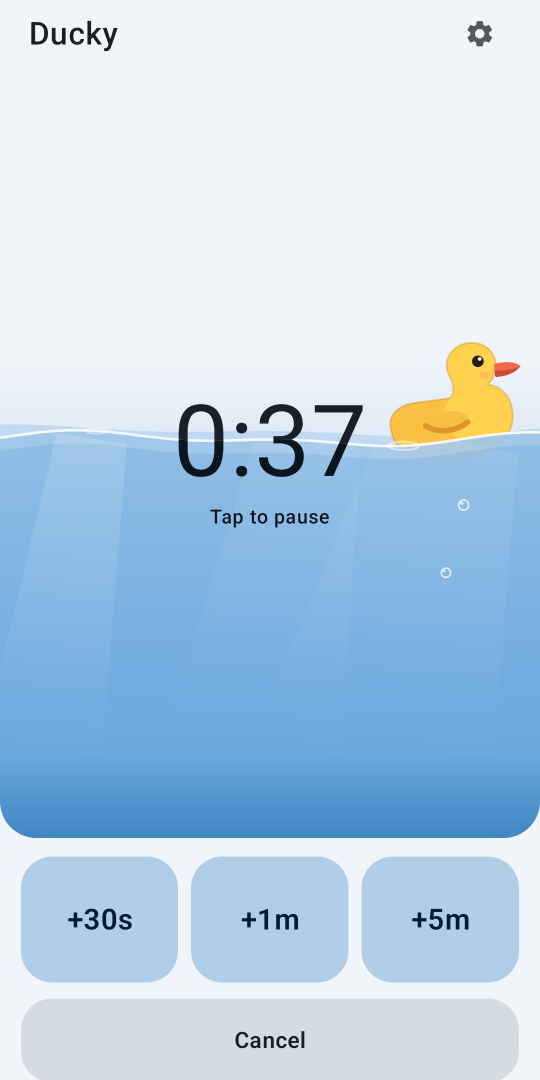
#> input picture tools/readme-images/screenshots/phone-01-pond-running.png, 1080 x 2160 px (shown at 1/2 size)
$ python readme_images.py screenshots/phone-01-pond-running.png
#> lines starting #> are read from the running program, lines starting #| are printed output that depends on the picture; after the words box and inside, x2 and y2 are one past the last pixel; in counts of white or black regions, pixels touching at a corner belong together
#!/usr/bin/env python3
"""Rebuild the README images in docs/images/ from the screenshots beside this script.

    uv run --no-project --with pillow python tools/readme-images/readme_images.py

Sources are in screenshots/: phone captures (1080 x 2160) and a 10-inch tablet
capture in landscape (2560 x 1600), all from release builds on the Android
emulator with the status bar in demo mode. Outputs keep the file names and
pixel sizes the README uses:

  pond.png, alarm.png, settings.png  phone shots at 540 x 1080
  widgets.png                        the four-widget home screen at 540 x 850
  large-screen.png                   the two-pane pond at 1280 x 720
  hero.png                           1951 x 960: the two-pane window, the
                                     phone pond and the widgets on the sky to
                                     cream gradient, rounded with a soft shadow

icon.png is not made here (it comes from the launcher icon pipeline).
"""
from __future__ import annotations

import sys
from pathlib import Path

from PIL import Image, ImageDraw, ImageFilter

HERE = Path(__file__).resolve().parent
ROOT = HERE.parent.parent
SRC = HERE / "screenshots"
OUT = ROOT / "docs" / "images"

# The tablet capture is 16:10; this crop keeps the app's own content at 16:9
# and leaves out the status bar and the gesture handle.
TABLET_CROP = (0, 72, 2560, 1512)

HERO_SIZE = (1951, 960)
SKY, CREAM = (191, 227, 243), (254, 246, 236)
RADIUS = 36
SHADOW_OFFSET, SHADOW_BLUR, SHADOW_ALPHA = 12, 18, 80


def rgb(path: Path) -> Image.Image:
    im = Image.open(path)
#> im is the input picture: PIL image 1080x2160 RGB; mean R, G, B 185.5, 210.3, 231.5
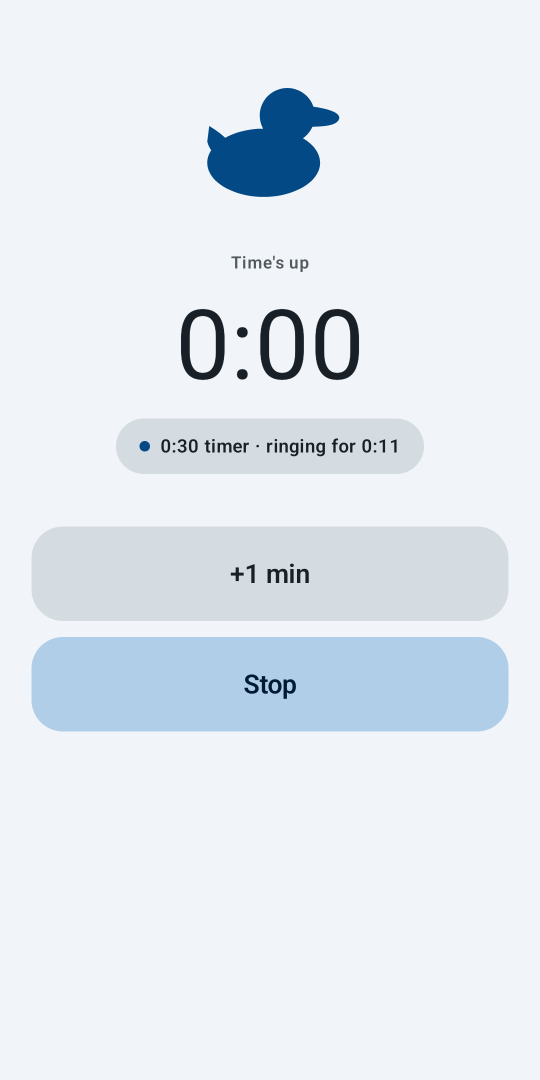
#> input picture tools/readme-images/screenshots/phone-02-alarm.png, 1080 x 2160 px (shown at 1/2 size)
#> in rgb, im is the input picture: PIL image 1080x2160 RGB; mean R, G, B 227.3, 234.6, 241.3
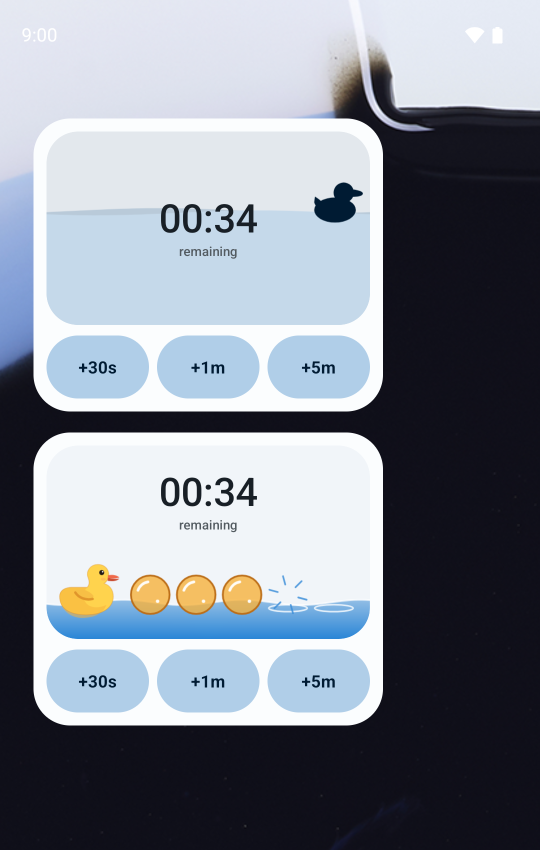
#> input picture tools/readme-images/screenshots/phone-03-widgets.png, 1080 x 1700 px (shown at 1/2 size)
#> in rgb, im is the input picture: PIL image 1080x1700 RGB; mean R, G, B 131.9, 138.1, 148.6
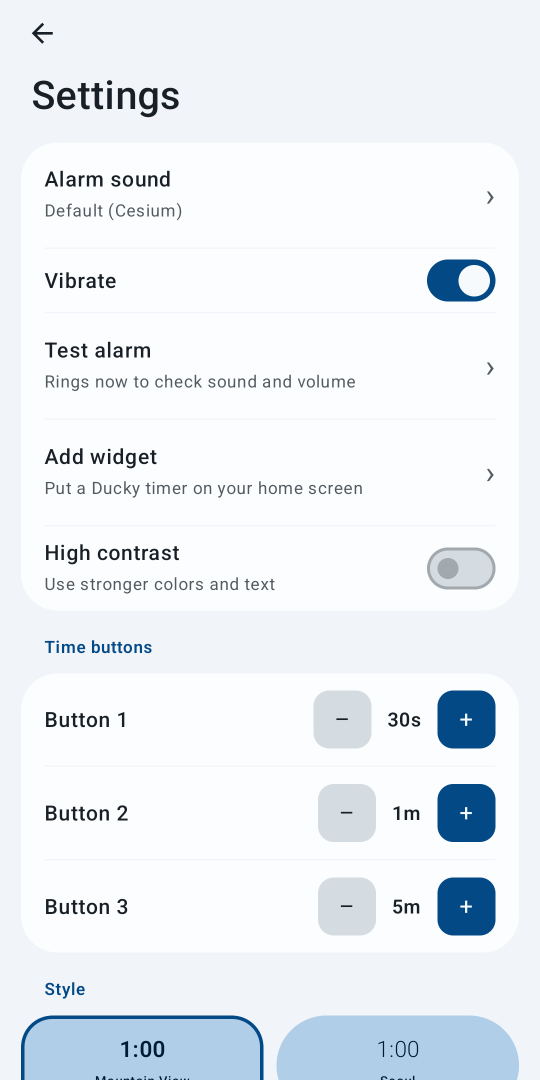
#> input picture tools/readme-images/screenshots/phone-04-settings.png, 1080 x 2160 px (shown at 1/2 size)
#> in rgb, im is the input picture: PIL image 1080x2160 RGB; mean R, G, B 234.3, 240, 244.6
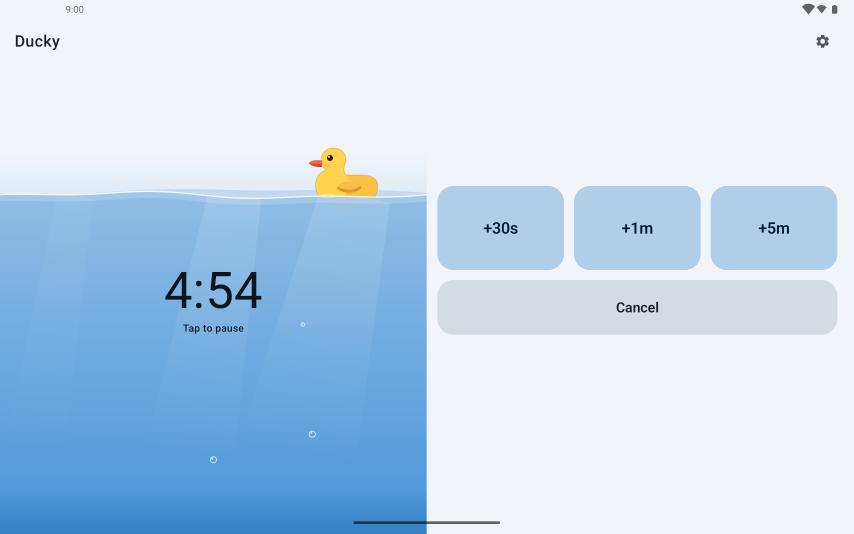
#> input picture tools/readme-images/screenshots/tablet-01-pond-landscape.png, 2560 x 1600 px (shown at 1/3 size)
#> in rgb, im is the input picture: PIL image 2560x1600 RGBA; mean R, G, B, A 192.4, 215.8, 236.5, 255
#> in rgb (call 5), `flat = Image.new("RGB", im.size, (255, 255, 255))`: flat: PIL image 2560x1600 RGB; every value is 255
    if im.mode in ("RGBA", "LA", "P"):
        im = im.convert("RGBA")
        flat = Image.new("RGB", im.size, (255, 255, 255))
        flat.paste(im, mask=im.getchannel("A"))
        return flat
    return im.convert("RGB")


def fit(im: Image.Image, size: tuple[int, int]) -> Image.Image:
#> called with size = (540, 1080)
    return im.resize(size, Image.LANCZOS)


def gradient(size: tuple[int, int]) -> Image.Image:
#> called with size = (1951, 960)
    w, h = size
    col = Image.new("RGB", (1, h))
    for y in range(h):
        t = y / (h - 1)
        col.putpixel((0, y), tuple(round(a + (b - a) * t) for a, b in zip(SKY, CREAM)))
    return col.resize(size)


def rounded_mask(size: tuple[int, int], radius: int) -> Image.Image:
#> called with size = (888, 500), radius = 36
    m = Image.new("L", size, 0)
#> m: PIL image 888x500 L; every value is 0
    ImageDraw.Draw(m).rounded_rectangle((0, 0, size[0] - 1, size[1] - 1), radius, fill=255)
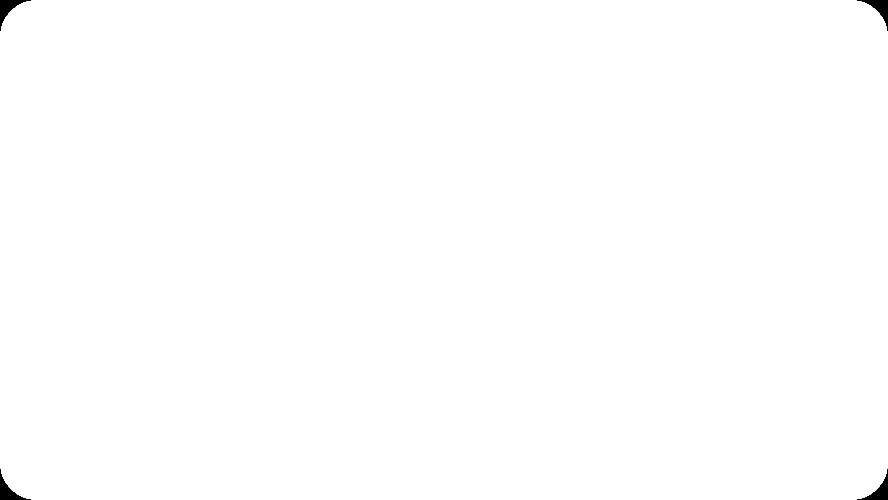
#> m: PIL image 888x500 L; 99.7% white; 4 black regions, box (x1, y1, x2, y2) and area: (0, 0, 31, 31) 287, (857, 0, 888, 31) 287, (0, 469, 31, 500) 287, (857, 469, 888, 500) 287
    return m


def place(canvas: Image.Image, shot: Image.Image, box: tuple[int, int, int, int]) -> None:
    x0, y0, x1, y1 = box
    size = (x1 - x0, y1 - y0)
    tile = fit(shot, size)
    mask = rounded_mask(size, RADIUS)
    shadow = Image.new("L", canvas.size, 0)
#> shadow: PIL image 1951x960 L; every value is 0
    shadow.paste(Image.new("L", size, SHADOW_ALPHA), (x0, y0 + SHADOW_OFFSET), mask)
#> shadow: PIL image 1951x960 L; values 0 (black) and 80 (white), 23.6% white; 1 white region, box (x1, y1, x2, y2) and area: (56, 242, 944, 742) 442852
    shadow = shadow.filter(ImageFilter.GaussianBlur(SHADOW_BLUR))
    canvas.paste(Image.new("RGB", canvas.size, (40, 52, 64)), (0, 0), shadow)
    canvas.paste(tile, (x0, y0), mask)


def main() -> int:
    pond = rgb(SRC / "phone-01-pond-running.png")
    alarm = rgb(SRC / "phone-02-alarm.png")
    widgets = rgb(SRC / "phone-03-widgets.png")
    settings = rgb(SRC / "phone-04-settings.png")
    wide = rgb(SRC / "tablet-01-pond-landscape.png").crop(TABLET_CROP)

    outputs = {
        "pond.png": fit(pond, (540, 1080)),
        "alarm.png": fit(alarm, (540, 1080)),
        "settings.png": fit(settings, (540, 1080)),
        "widgets.png": fit(widgets, (540, 850)),
        "large-screen.png": fit(wide, (1280, 720)),
    }
    hero = gradient(HERO_SIZE)
    # Three slots: window left, phone in the center, widgets right.
    place(hero, wide, (56, 230, 944, 730))
    place(hero, pond, (1000, 60, 1420, 900))
#> in rounded_mask (call 2), `m = Image.new("L", size, 0)`: m: PIL image 420x840 L; every value is 0
#> in rounded_mask (call 2), `ImageDraw.Draw(m).rounded_rectangle((0, 0, size[0] - 1, size[1] - 1), ..`: m: PIL image 420x840 L; 99.7% white; 4 black regions, box (x1, y1, x2, y2) and area: (0, 0, 31, 31) 287, (389, 0, 420, 31) 287, (0, 809, 31, 840) 287, (389, 809, 420, 840) 287
#> in place (call 2), `shadow.paste(Image.new("L", size, SHADOW_ALPHA), (x0, y0 + SHADOW_OFFS..`: shadow: PIL image 1951x960 L; values 0 (black) and 80 (white), 18.8% white; 1 white region, box (x1, y1, x2, y2) and area: (1000, 72, 1420, 912) 351652
    place(hero, widgets, (1476, 150, 1895, 810))
#> call 3 of place, with box = (1476, 150, 1895, 810)
#> in rounded_mask (call 3), `m = Image.new("L", size, 0)`: m: PIL image 419x660 L; every value is 0
#> in rounded_mask (call 3), `ImageDraw.Draw(m).rounded_rectangle((0, 0, size[0] - 1, size[1] - 1), ..`: m: PIL image 419x660 L; 99.6% white; 4 black regions, box (x1, y1, x2, y2) and area: (0, 0, 31, 31) 287, (388, 0, 419, 31) 287, (0, 629, 31, 660) 287, (388, 629, 419, 660) 287
#> in place (call 3), `shadow.paste(Image.new("L", size, SHADOW_ALPHA), (x0, y0 + SHADOW_OFFS..`: shadow: PIL image 1951x960 L; values 0 (black) and 80 (white), 14.7% white; 1 white region, box (x1, y1, x2, y2) and area: (1476, 162, 1895, 822) 275392
#> in place (call 3), `shadow = shadow.filter(ImageFilter.GaussianBlur(SHADOW_BLUR))`:
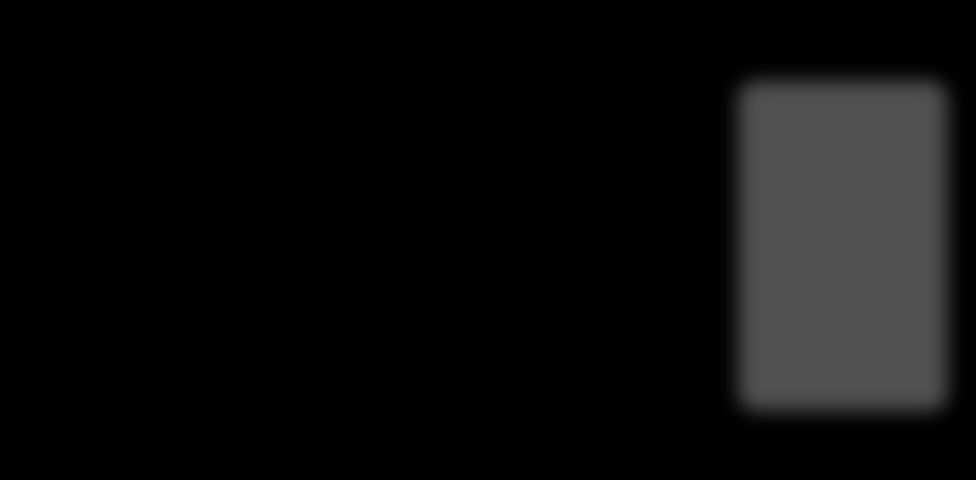
#> shadow: PIL image 1951x960 L (shown at 1/2 size); min 0, max 80, mean 11.8
#> in place (call 3), `canvas.paste(tile, (x0, y0), mask)`:
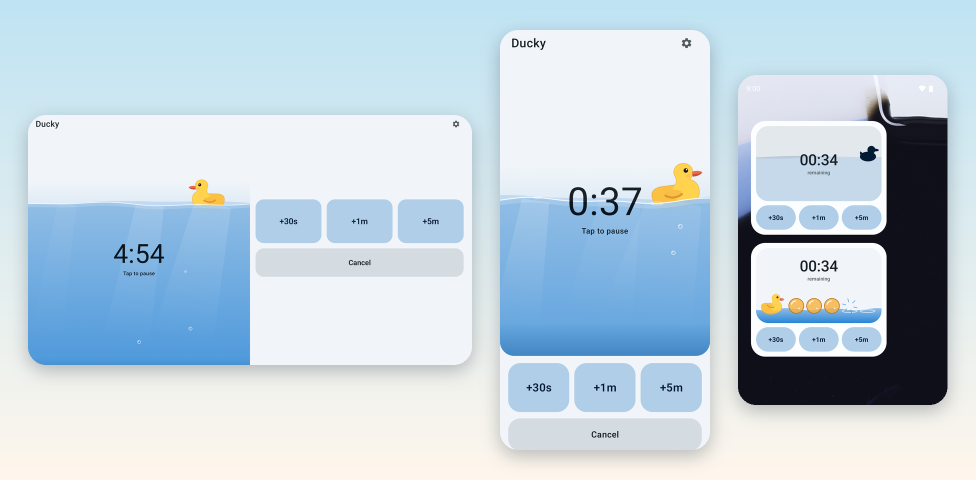
#> canvas: PIL image 1951x960 RGB (shown at 1/2 size); mean R, G, B 193.3, 210.5, 222.3
    outputs["hero.png"] = hero

    only = set(sys.argv[1:])
    for name, im in outputs.items():
        if only and name not in only:
            continue
        im.save(OUT / name, optimize=True)
        print(f"wrote docs/images/{name} {im.size[0]}x{im.size[1]}")
#> this loop made 6 passes
#> name on passes 1 to 6: 'pond.png', 'alarm.png', 'settings.png', 'widgets.png', 'large-screen.png', 'hero.png'
    return 0


if __name__ == "__main__":
    raise SystemExit(main())
#> (the program exits here)
